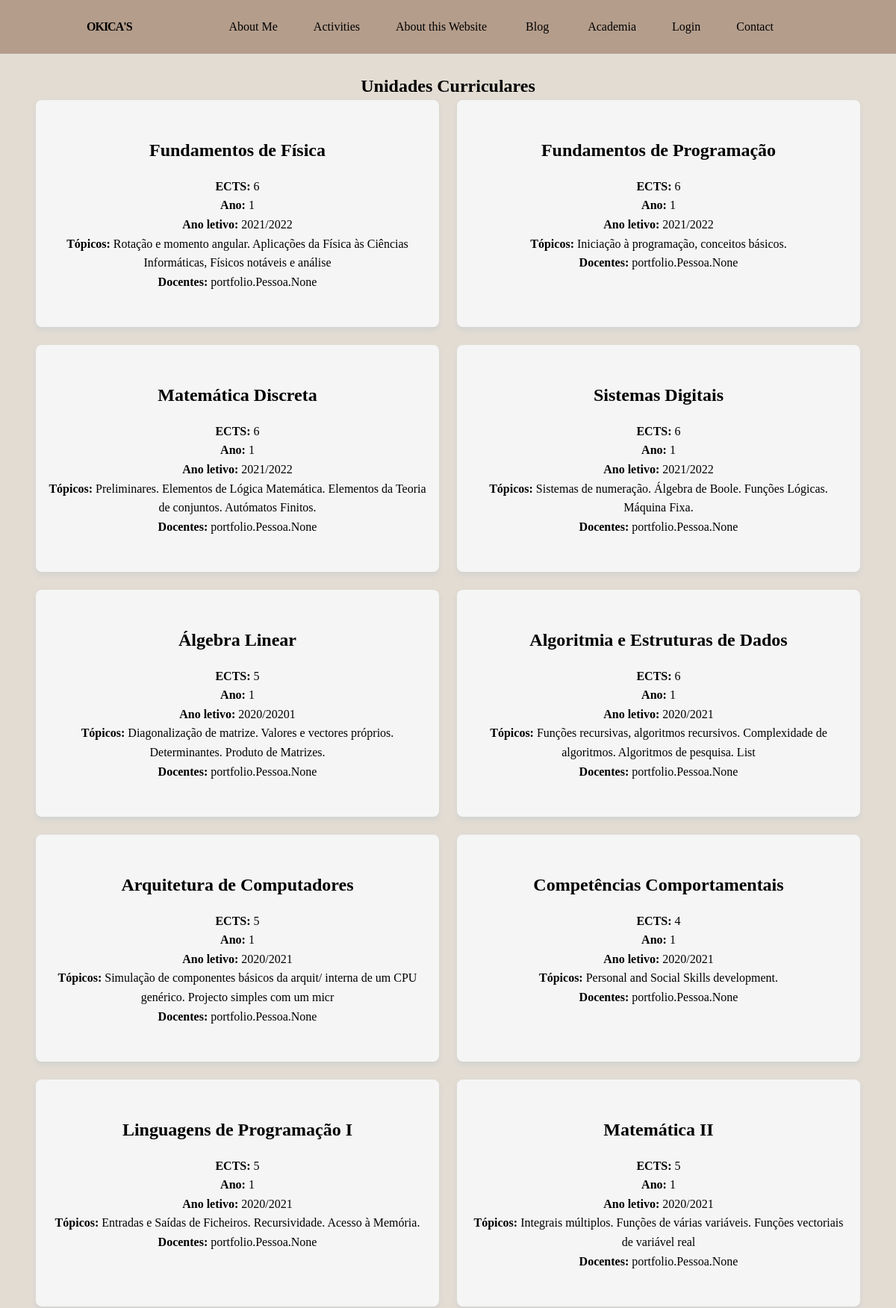
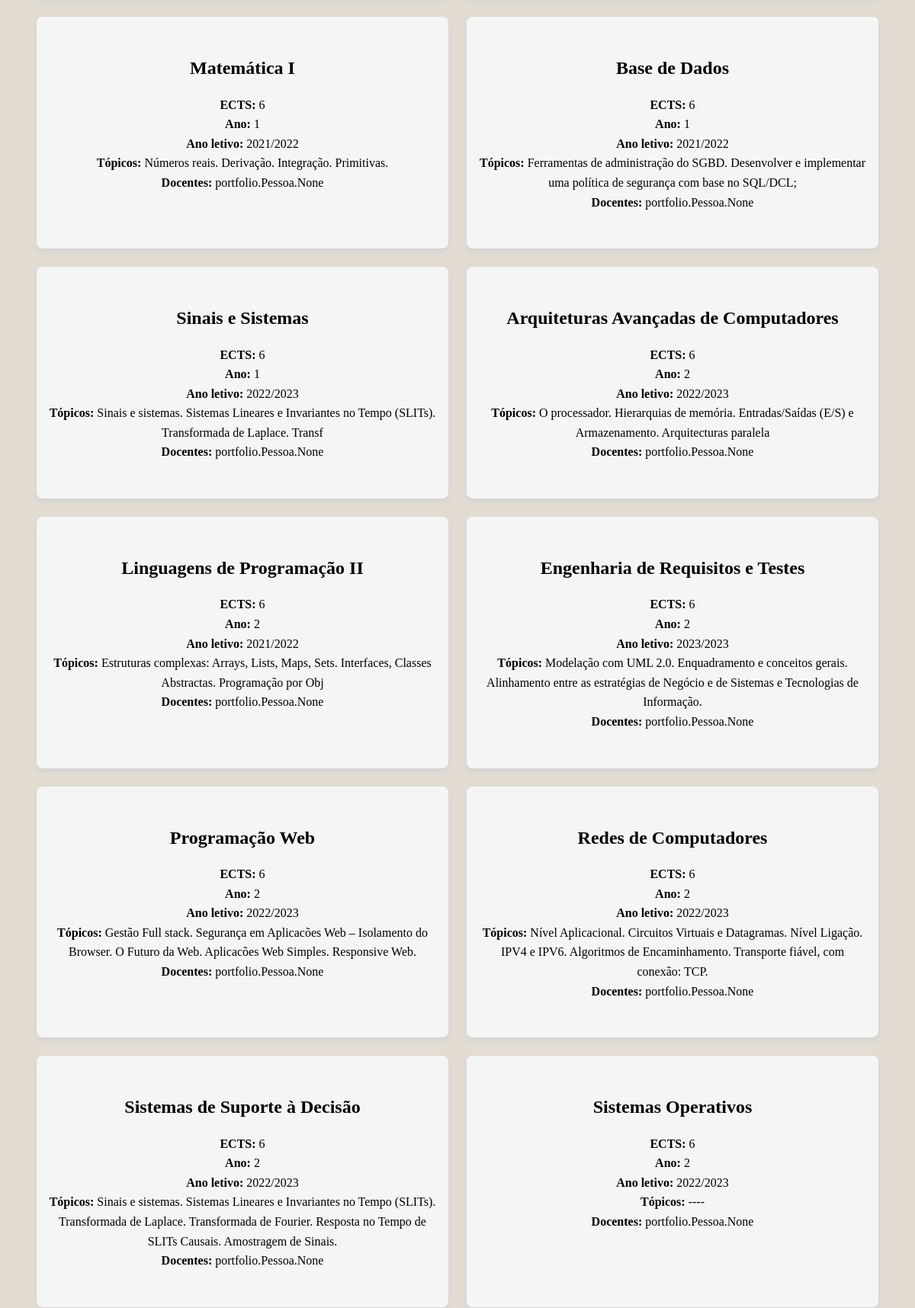
/academia (upper part), run on the app's committed database (2 pictures, top to bottom).
### portfolio/models.py (models this page shows, shortened)
class Disciplina(models.Model):
    nome = models.CharField(max_length=100)
    ano = models.IntegerField()
    semestre = models.IntegerField()
    ECTS = models.IntegerField()
    ano_letivo = models.CharField(max_length=20)
    topicos_abordados = models.CharField(max_length=300)
    professores = models.ManyToManyField(Pessoa, null=False, related_name='disciplina')

### portfolio/views.py (the view)
# urls.py: path('academia', views.academia_page_view, name='academia'),
def academia_page_view(request):
    disciplina = Disciplina.objects.all()
    context = {
        'disciplina': disciplina
    }
    return render(request, 'portfolio/academia.html', context)

### portfolio/templates/portfolio/academia.html (shortened to what this page needs)
{% extends 'portfolio/layout.html' %}
{% load static %}
{% block main %}
    <section class="services services-section bd-container" id="services">
        <h2 class="services-title">Unidades Curriculares</h2>
        <div class="services__container grid">
            {% for i in disciplina %}
                {% if i.ano == 1 %}
                <div class="services__data">
                    <h3 class="services__title">{{ i.nome }}</h3>
                    <p><b>ECTS: </b>{{ i.ECTS }}</p>
                    <p><b>Ano: </b>{{ i.ano }}</p>
                    <p><b>Ano letivo: </b>{{ i.ano_letivo }}</p>
                    <p><b>Tópicos: </b>{{ i.topicos_abordados }}</p>
                    <p><b>Docentes: </b>{{ i.professores }}</p>
                </div>
                {% endif %}
            {% endfor %}
            {% for i in disciplina %}
               {% if i.ano == 2 %}
                <div class="services__data">
                    <h3 class="services__title">{{ i.nome }}</h3>
                    <p><b>ECTS: </b>{{ i.ECTS }}</p>
                    <p><b>Ano: </b>{{ i.ano }}</p>
                    <p><b>Ano letivo: </b>{{ i.ano_letivo }}</p>
                    <p><b>Tópicos: </b>{{ i.topicos_abordados }}</p>
                    <p><b>Docentes: </b>{{ i.professores }}</p>
                </div>
                {% endif %}
            {% endfor %}
        </div>
    </section>
{% endblock %}

### portfolio/static/portfolio/css/style.css (style rules this page uses)
* { margin: 0; padding: 0; box-sizing: border-box; font-family: 'Dream Avenue'; }
body, input { font-size: var(--normal-font-size); }
body { margin: var(--header-height) 0 0 0; font-family: 'Courier New', Courier, monospace; scrollbar-width: none; background: var(--primary-color); color: var(--text-color); line-height: 1.6; }
h1, h2, h3, p, ul { margin: 0; }
.grid { display: grid; gap: 1.5rem; }
@media screen and (min-width: 756px) { body { margin: 0; } }
.services-section { padding: 4rem 0 2rem; margin-top: 2rem; justify-content: center; align-content: center; }
.services-title { text-align: center; }
.bd-container { width: calc(100% - 2rem); margin-left: var(--mb-2); margin-right: var(--mb-2); align-content: center; text-align: center; justify-content: center; }
.services__data { padding: 3rem 1rem; background-color: whitesmoke; border-radius: .5rem; text-align: center; overflow: visible; transition: .4s; box-shadow: 0 4px 6px rgba(174, 190, 205, .3); }
.services__title { margin-bottom: var(--mb-2); color: var(--first-color); font-size: var(--h3-font-size); }
@media screen and (min-width: 576px) { .services__container { grid-template-columns: repeat(2,1fr); margin-right: 2rem; margin-left: 2rem; align-content: center; justify-content: center; } }
div { display: block; }

### data on the page
Disciplina: nome "Fundamentos de Física", ECTS "6", ano "1", ano_letivo "2021/2022", topicos_abordados "Rotação e momento angular. Aplicações da Física às Ciências Informáticas, Físicos notáveis e análise", professores "portfolio.Pessoa.None"
Disciplina: nome "Fundamentos de Programação", ECTS "6", ano "1", ano_letivo "2021/2022", topicos_abordados "Iniciação à programação, conceitos básicos.", professores "portfolio.Pessoa.None"
Disciplina: nome "Matemática Discreta", ECTS "6", ano "1", ano_letivo "2021/2022", topicos_abordados "Preliminares. Elementos de Lógica Matemática. Elementos da Teoria de conjuntos. Autómatos Finitos.", professores "portfolio.Pessoa.None"
Disciplina: nome "Sistemas Digitais", ECTS "6", ano "1", ano_letivo "2021/2022", topicos_abordados "Sistemas de numeração. Álgebra de Boole. Funções Lógicas. Máquina Fixa.", professores "portfolio.Pessoa.None"
Disciplina: nome "Álgebra Linear", ECTS "5", ano "1", ano_letivo "2020/20201", topicos_abordados "Diagonalização de matrize. Valores e vectores próprios. Determinantes. Produto de Matrizes.", professores "portfolio.Pessoa.None"
Disciplina: nome "Algoritmia e Estruturas de Dados", ECTS "6", ano "1", ano_letivo "2020/2021", topicos_abordados "Funções recursivas, algoritmos recursivos. Complexidade de algoritmos. Algoritmos de pesquisa. List", professores "portfolio.Pessoa.None"
Disciplina: nome "Arquitetura de Computadores", ECTS "5", ano "1", ano_letivo "2020/2021", topicos_abordados "Simulação de componentes básicos da arquit/ interna de um CPU genérico. Projecto simples com um micr", professores "portfolio.Pessoa.None"
Disciplina: nome "Competências Comportamentais", ECTS "4", ano "1", ano_letivo "2020/2021", topicos_abordados "Personal and Social Skills development.", professores "portfolio.Pessoa.None"
Disciplina: nome "Linguagens de Programação I", ECTS "5", ano "1", ano_letivo "2020/2021", topicos_abordados "Entradas e Saídas de Ficheiros. Recursividade. Acesso à Memória.", professores "portfolio.Pessoa.None"
Disciplina: nome "Matemática II", ECTS "5", ano "1", ano_letivo "2020/2021", topicos_abordados "Integrais múltiplos. Funções de várias variáveis. Funções vectoriais de variável real", professores "portfolio.Pessoa.None"
Disciplina: nome "Matemática I", ECTS "6", ano "1", ano_letivo "2021/2022", topicos_abordados "Números reais. Derivação. Integração. Primitivas.", professores "portfolio.Pessoa.None"
Disciplina: nome "Base de Dados", ECTS "6", ano "1", ano_letivo "2021/2022", topicos_abordados "Ferramentas de administração do SGBD. Desenvolver e implementar uma política de segurança com base no SQL/DCL;", professores "portfolio.Pessoa.None"
Disciplina: nome "Sinais e Sistemas", ECTS "6", ano "1", ano_letivo "2022/2023", topicos_abordados "Sinais e sistemas. Sistemas Lineares e Invariantes no Tempo (SLITs). Transformada de Laplace. Transf", professores "portfolio.Pessoa.None"
Disciplina: nome "Arquiteturas Avançadas de Computadores", ECTS "6", ano "2", ano_letivo "2022/2023", topicos_abordados "O processador. Hierarquias de memória. Entradas/Saídas (E/S) e Armazenamento. Arquitecturas paralela", professores "portfolio.Pessoa.None"
Disciplina: nome "Linguagens de Programação II", ECTS "6", ano "2", ano_letivo "2021/2022", topicos_abordados "Estruturas complexas: Arrays, Lists, Maps, Sets. Interfaces, Classes Abstractas. Programação por Obj", professores "portfolio.Pessoa.None"
Disciplina: nome "Engenharia de Requisitos e Testes", ECTS "6", ano "2", ano_letivo "2023/2023", topicos_abordados "Modelação com UML 2.0. Enquadramento e conceitos gerais. Alinhamento entre as estratégias de Negócio e de Sistemas e Tecnologias de Informação.", professores "portfolio.Pessoa.None"
Disciplina: nome "Programação Web", ECTS "6", ano "2", ano_letivo "2022/2023", topicos_abordados "Gestão Full stack. Segurança em Aplicacões Web – Isolamento do Browser. O Futuro da Web. Aplicacões Web Simples. Responsive Web.", professores "portfolio.Pessoa.None"
Disciplina: nome "Redes de Computadores", ECTS "6", ano "2", ano_letivo "2022/2023", topicos_abordados "Nível Aplicacional. Circuitos Virtuais e Datagramas. Nível Ligação. IPV4 e IPV6. Algoritmos de Encaminhamento. Transporte fiável, com conexão: TCP.", professores "portfolio.Pessoa.None"
Disciplina: nome "Sistemas de Suporte à Decisão", ECTS "6", ano "2", ano_letivo "2022/2023", topicos_abordados "Sinais e sistemas. Sistemas Lineares e Invariantes no Tempo (SLITs). Transformada de Laplace. Transformada de Fourier. Resposta no Tempo de SLITs Causais. Amostragem de Sinais.", professores "portfolio.Pessoa.None"
Disciplina: nome "Sistemas Operativos", ECTS "6", ano "2", ano_letivo "2022/2023", topicos_abordados "----", professores "portfolio.Pessoa.None"
